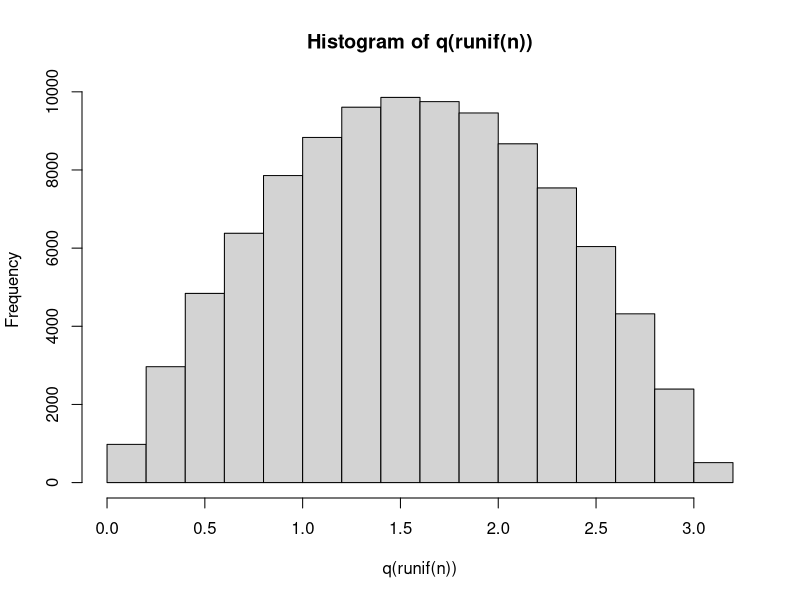

R code for this plot:
## ---- chunk 1
knitr::opts_chunk$set(echo = TRUE)
## ---- chunk 2

#integrand is 0.5sin(x), bounds from 0 to x
x = seq(0,pi,0.05)
n <- 100000
integral <- function(x) {
  result <- 0.5*sin(x)
  return(result)
}

cdf <- function(x){
  result <- 0.5*(-cos(x)+1)
  return(result)
}
q <- function(x){
  result <- acos(-2*x+1)
}

## ---- chunk 3
q(runif(n))
hist(q(runif(n)))
## ---- chunk 4

for (i in 1:100) {
 ab <- (q(runif(n)))
}
mean(ab)
sd(ab)
## ---- chunk 5

